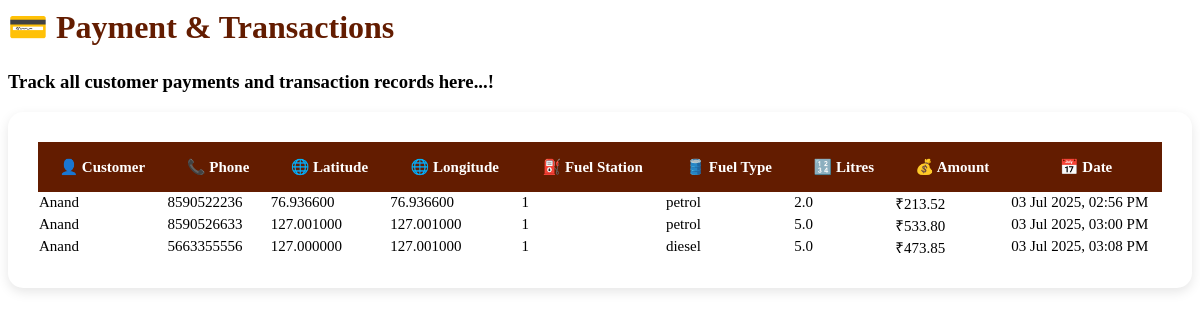
/payment/, run on an earlier commit of the app's database.
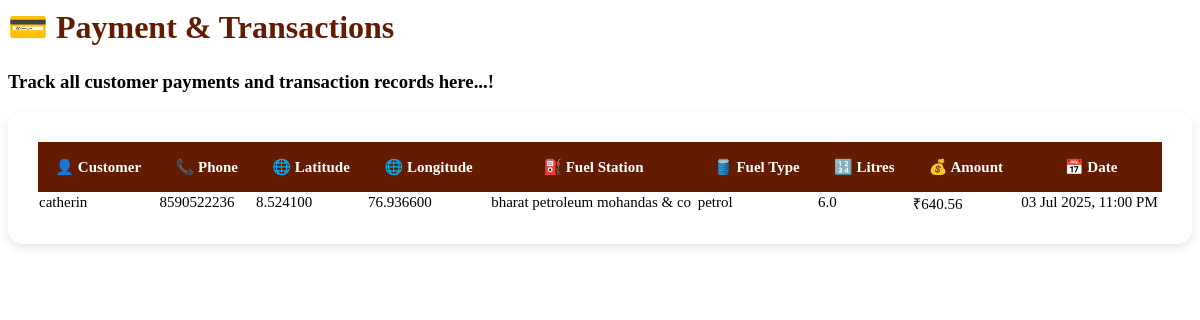
And on a later commit of the database.
### Core/models.py (models this page shows, shortened)
class Payment(models.Model):
    customer = models.ForeignKey(User, on_delete=models.CASCADE, related_name='payments')
    order = models.ForeignKey(Order, on_delete=models.CASCADE, related_name='payments', null=True, blank=True)
    amount = models.DecimalField(max_digits=10, decimal_places=2)
    method = models.CharField(max_length=20)
    date = models.DateTimeField(auto_now_add=True)

class Order(models.Model):
    STATUS_CHOICES = [
        ('pending', 'Pending'),
        ('approved', 'Approved'),
        ('paid', 'Paid'),
    ]
    user = models.ForeignKey(User, on_delete=models.CASCADE, related_name='orders')
    phone = models.CharField(max_length=15, null=True, blank=True)  # User's phone number
    latitude = models.DecimalField(max_digits=9, decimal_places=6, null=True, blank=True)
    longitude = models.DecimalField(max_digits=9, decimal_places=6, null=True, blank=True)
    selected_pump = models.CharField(max_length=100)  # Petrol pump name as text
    fuel_type = models.CharField(max_length=100)
    quantity = models.FloatField(help_text="Quantity in litres")
    price_per_litre = models.DecimalField(max_digits=10, decimal_places=2)
    total_price = models.DecimalField(max_digits=12, decimal_places=2)
    ordered_at = models.DateTimeField(auto_now_add=True)
    status = models.CharField(max_length=20, choices=STATUS_CHOICES, default='pending')
    status_updated_at = models.DateTimeField(auto_now=True)
    user_notification = models.CharField(max_length=255, blank=True, null=True)
    admin_notification = models.CharField(max_length=255, blank=True, null=True)

### Core/views.py (the view)
# urls.py: path('payment/', views.PaymentView, name='payment'),
def PaymentView(request):
    records = Payment.objects.all()
    return render(request, 'payment_transction.html', {'records': records})

### templates/payment_transction.html
{% load tz %}
<h1 style="display: flex; align-items: center; gap: 10px; color: rgb(99,28,0);">
    💳 Payment & Transactions
</h1>
<p style="color: #a70000; margin-bottom: 25px;">
    <h3>Track all customer payments and transaction records here...!</h3>
</p>
<div style="
    background: white;
    padding: 30px;
    border-radius: 15px;
    box-shadow: 0 4px 12px rgba(0,0,0,0.1);
    overflow-x: auto;
">
    <table style="
      width: 100%;
      border-collapse: collapse;
      font-size: 15px;
    ">
        <thead>
        <tr style="background-color: rgb(99,28,0); color: white;">
          <th style="padding: 16px;">👤 Customer</th>
          <th style="padding: 16px;">📞 Phone</th>
           <th style="padding: 16px;">🌐 Latitude</th>
          <th style="padding: 16px;">🌐 Longitude</th>
          <th style="padding: 16px;">⛽ Fuel Station</th>
          <th style="padding: 16px;">🛢️ Fuel Type</th>
          <th style="padding: 16px;">🔢 Litres</th>
          <th style="padding: 16px;">💰 Amount</th>
          <th style="padding: 16px;">📅 Date</th>
       </tr>
        </thead>
        <tbody>
            {% for record in records %}
            <tr>
               <td>{{ record.customer.username }}</td>
               <td>{{ record.order.phone }}</td>
               <td>{{ record.order.latitude }}</td>
               <td>{{ record.order.longitude }}</td>
               <td>{{ record.order.selected_pump }}</td>
               <td>{{ record.order.fuel_type }}</td>
               <td>{{ record.order.quantity }}</td>
               <td>₹{{ record.amount }}</td>
            <td>{{ record.date|timezone:"Asia/Kolkata"|date:"d M Y, h:i A" }}</td>
    </tr>
            {% empty %}
            <tr>
                <td colspan="9" style="padding: 20px; text-align: center; color: #888;">
                    No payment records available.
                </td>
            </tr>
            {% endfor %}
        </tbody>
    </table>
</div>

What changed in the data, as far as the page shows it:
removed Payment: customer.username "Anand", order.phone "8590522236", order.latitude "76.936600", order.longitude "76.936600", order.selected_pump "1", order.fuel_type "petrol", order.quantity "2.0", amount "213.52", date "03 Jul 2025, 02:56 PM"
removed Payment: customer.username "Anand", order.phone "8590526633", order.latitude "127.001000", order.longitude "127.001000", order.selected_pump "1", order.fuel_type "petrol", order.quantity "5.0", amount "533.80", date "03 Jul 2025, 03:00 PM"
removed Payment: customer.username "Anand", order.phone "5663355556", order.latitude "127.000000", order.longitude "127.001000", order.selected_pump "1", order.fuel_type "diesel", order.quantity "5.0", amount "473.85", date "03 Jul 2025, 03:08 PM"
added Payment: customer.username "catherin", order.phone "8590522236", order.latitude "8.524100", order.longitude "76.936600", order.selected_pump "bharat petroleum mohandas & co", order.fuel_type "petrol", order.quantity "6.0", amount "640.56", date "03 Jul 2025, 11:00 PM"
